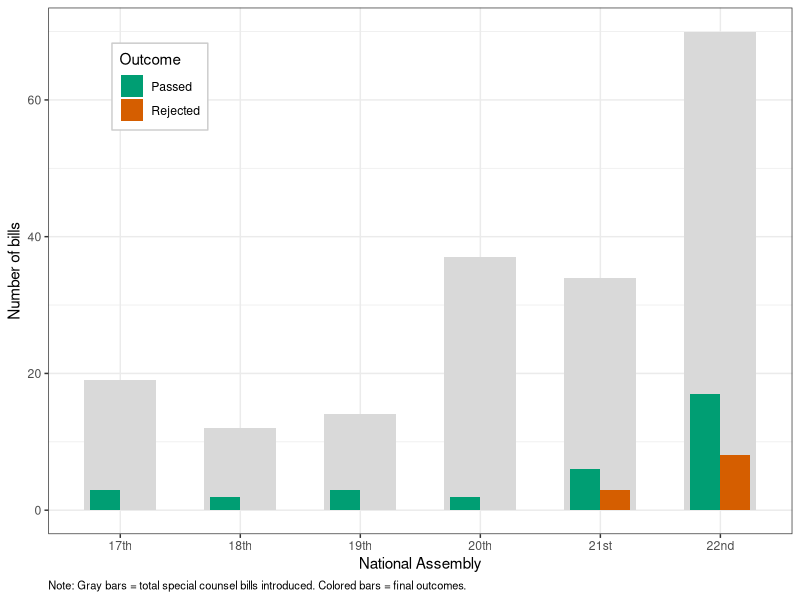
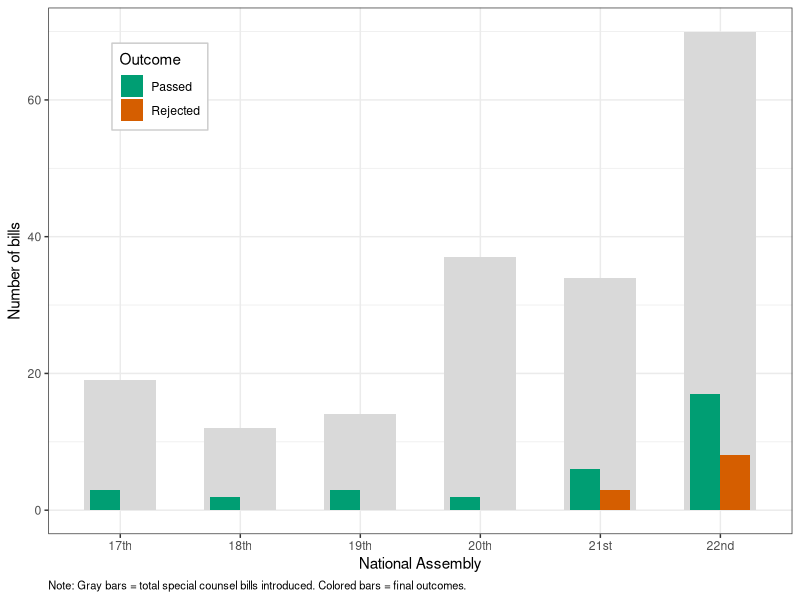

These charts were generated, in order, by the following R code:
# Auto-generated figure for article
# Reads KNA data from Sys.getenv("KBL_DATA").
# Figure 2: Special counsel bill escalation across assemblies
library(ggplot2)

sc_data <- data.frame(
  assembly = factor(c("17th", "18th", "19th", "20th", "21st", "22nd"),
                    levels = c("17th", "18th", "19th", "20th", "21st", "22nd")),
  introduced = c(19, 12, 14, 37, 34, 70),
  passed = c(3, 2, 3, 2, 6, 17),
  rejected = c(0, 0, 0, 0, 3, 8)
)

library(tidyr)
sc_long <- sc_data %>%
  pivot_longer(cols = c(passed, rejected),
               names_to = "outcome", values_to = "count")

ggplot() +
  geom_col(data = sc_data, aes(x = assembly, y = introduced),
           fill = "gray85", width = 0.6) +
  geom_col(data = sc_long, aes(x = assembly, y = count, fill = outcome),
           position = "dodge", width = 0.5) +
  scale_fill_manual(values = c("passed" = "#009E73", "rejected" = "#D55E00"),
                    labels = c("Passed", "Rejected"),
                    name = "Outcome") +
  labs(x = "National Assembly", y = "Number of bills",
       caption = paste("Note: Gray bars = total special counsel bills introduced.",
                       "Colored bars = final outcomes.")) +
  theme_bw(base_size = 11) +
  theme(legend.position = c(0.15, 0.85),
        legend.background = element_rect(fill = "white", color = "gray80"),
        plot.caption = element_text(hjust = 0, size = 8))
ggsave("articles/figures/fig_2.pdf", width = 7, height = 4.5)
